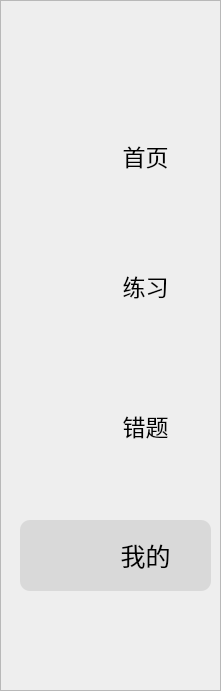
    <widget class="QFrame" name="frame_left_4">
     <property name="geometry">
      <rect>
       <x>30</x>
       <y>30</y>
       <width>221</width>
       <height>691</height>
      </rect>
     </property>
     <property name="styleSheet">
      <string notr="true">QFrame{
	background-color: rgb(238, 238, 238);
	
}</string>
     </property>
     <property name="frameShape">
      <enum>QFrame::StyledPanel</enum>
     </property>
     <property name="frameShadow">
      <enum>QFrame::Sunken</enum>
     </property>
     <property name="lineWidth">
      <number>0</number>
     </property>
     <widget class="QPushButton" name="Bt_wrong_4">
      <property name="geometry">
       <rect>
        <x>80</x>
        <y>390</y>
        <width>131</width>
        <height>71</height>
       </rect>
      </property>
      <property name="font">
       <font>
        <family>微软雅黑</family>
        <pointsize>17</pointsize>
       </font>
      </property>
      <property name="cursor">
       <cursorShape>PointingHandCursor</cursorShape>
      </property>
      <property name="styleSheet">
       <string notr="true">QPushButton{
	border-radius:30px
}
QPushButton:hover{
	background-color: rgb(217, 217, 217);
	border-radius:30px;
}
QPushButton:pressed{
	padding-left:5px;
	padding-top:5px;
	background-color: rgb(242, 255, 254);
}</string>
      </property>
      <property name="text">
       <string>错题</string>
      </property>
     </widget>
     <widget class="QFrame" name="frame_chosen_4">
      <property name="geometry">
       <rect>
        <x>20</x>
        <y>520</y>
        <width>191</width>
        <height>71</height>
       </rect>
      </property>
      <property name="font">
       <font>
        <family>微软雅黑</family>
       </font>
      </property>
      <property name="styleSheet">
       <string notr="true">background-color: rgb(217, 217, 217);
border-radius:10px;
</string>
      </property>
      <property name="frameShape">
       <enum>QFrame::StyledPanel</enum>
      </property>
      <property name="frameShadow">
       <enum>QFrame::Raised</enum>
      </property>
     </widget>
     <widget class="QPushButton" name="Bt_mine_4">
      <property name="geometry">
       <rect>
        <x>80</x>
        <y>520</y>
        <width>131</width>
        <height>71</height>
       </rect>
      </property>
      <property name="font">
       <font>
        <family>微软雅黑</family>
        <pointsize>19</pointsize>
        <bold>false</bold>
       </font>
      </property>
      <property name="cursor">
       <cursorShape>PointingHandCursor</cursorShape>
      </property>
      <property name="styleSheet">
       <string notr="true">QPushButton{
	color: rgb(0, 0, 0);
	color: rgb(0, 0, 0);
	border-radius:30px
}
QPushButton:pressed{
	padding-left:5px;
	padding-top:5px;
}
</string>
      </property>
      <property name="text">
       <string>我的</string>
      </property>
     </widget>
     <widget class="QPushButton" name="Bt_exercise_4">
      <property name="geometry">
       <rect>
        <x>80</x>
        <y>250</y>
        <width>131</width>
        <height>71</height>
       </rect>
      </property>
      <property name="font">
       <font>
        <family>微软雅黑</family>
        <pointsize>17</pointsize>
        <bold>false</bold>
       </font>
      </property>
      <property name="cursor">
       <cursorShape>PointingHandCursor</cursorShape>
      </property>
      <property name="styleSheet">
       <string notr="true">QPushButton{
	border-radius:30px

}
QPushButton:hover{
	background-color: rgb(217, 217, 217);
	border-radius:30px
}
QPushButton:pressed{
padding-left:5px;
	padding-top:5px;
	background-color: rgb(242, 255, 254);
}
</string>
      </property>
      <property name="text">
       <string>练习</string>
      </property>
     </widget>
     <widget class="QLabel" name="label_exercise_4">
      <property name="geometry">
       <rect>
        <x>20</x>
        <y>260</y>
        <width>61</width>
        <height>51</height>
       </rect>
      </property>
      <property name="styleSheet">
       <string notr="true">image: url(:/新前缀/练习.png);</string>
      </property>
      <property name="text">
       <string/>
      </property>
     </widget>
     <widget class="QLabel" name="label_wrong_4">
      <property name="geometry">
       <rect>
        <x>20</x>
        <y>400</y>
        <width>61</width>
        <height>51</height>
       </rect>
      </property>
      <property name="styleSheet">
       <string notr="true">image: url(:/新前缀/错题.png);</string>
      </property>
      <property name="text">
       <string/>
      </property>
     </widget>
     <widget class="QLabel" name="label_mine_4">
      <property name="geometry">
       <rect>
        <x>20</x>
        <y>530</y>
        <width>61</width>
        <height>51</height>
       </rect>
      </property>
      <property name="styleSheet">
       <string notr="true">image: url(:/新前缀/我的.png);
background-color: rgb(217, 217, 217);</string>
      </property>
      <property name="text">
       <string/>
      </property>
     </widget>
     <widget class="QLabel" name="label_main_4">
      <property name="geometry">
       <rect>
        <x>20</x>
        <y>130</y>
        <width>61</width>
        <height>51</height>
       </rect>
      </property>
      <property name="styleSheet">
       <string notr="true">image: url(:/新前缀/首页.png);</string>
      </property>
      <property name="text">
       <string/>
      </property>
     </widget>
     <widget class="QPushButton" name="Bt_main_4">
      <property name="geometry">
       <rect>
        <x>80</x>
        <y>120</y>
        <width>131</width>
        <height>71</height>
       </rect>
      </property>
      <property name="font">
       <font>
        <family>微软雅黑</family>
        <pointsize>17</pointsize>
        <italic>false</italic>
        <bold>false</bold>
        <underline>false</underline>
        <strikeout>false</strikeout>
       </font>
      </property>
      <property name="cursor">
       <cursorShape>PointingHandCursor</cursorShape>
      </property>
      <property name="styleSheet">
       <string notr="true">QPushButton{
	border-radius:30px

}
QPushButton:hover{
	background-color: rgb(217, 217, 217);
	border-radius:30px
}
QPushButton:pressed{
padding-left:5px;
	padding-top:5px;
	background-color: rgb(242, 255, 254);
}
</string>
      </property>
      <property name="text">
       <string>首页</string>
      </property>
     </widget>
    </widget>
